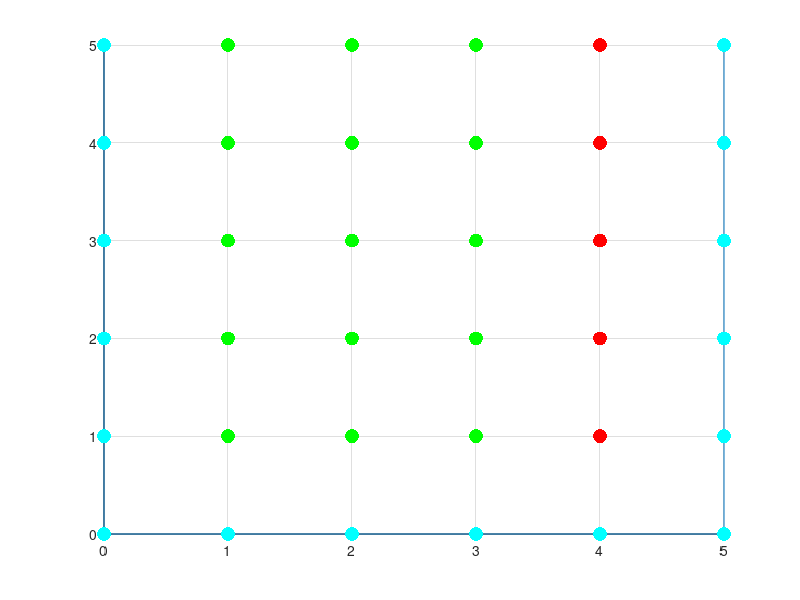

The MATLAB script that drew this image:
%%%%%%%%%%%%%%%%%%%%%%%%%%%%%%%%%%%%%%%%%%%%%%%%%%%%%%%%%%%%%%%%%%%%%%%%%%
%This code executes breadth first search.  This simulation is meant to
%mimick a robot navigating through a grid and planning a path around
%obstacles.  The user defines the obstacles, goal, and starting position.  
%This simulation is set up for a 5 x 5 grid that ranges from (0,0) to
%(5,5).  This code is written for Matlab 7.0.
%%%%%%%%%%%%%%%%%%%%%%%%%%%%%%%%%%%%%%%%%%%%%%%%%%%%%%%%%%%%%%%%%%%%%%%%%%

clear all
close all
clc

%%%   THIS IS WHERE THE OBSTACLES ARE DEFINED   %%%
% obstacles(1,:)=[2,4];
% obstacles(2,:)=[3,4];
% obstacles(3,:)=[4,2];
% obstacles(4,:)=[4,3];
% obstacles(5,:)=[4,4];
 
% obstacles(1,:)=[1,1];
% obstacles(2,:)=[1,2];
% obstacles(3,:)=[1,3];
% obstacles(4,:)=[2,1];
% obstacles(5,:)=[3,1];

obstacles(1,:)=[4,5];
obstacles(2,:)=[4,1];
obstacles(3,:)=[4,2];
obstacles(4,:)=[4,3];
obstacles(5,:)=[4,4];

%%%   THIS IS WHERE THE STARTING POSITION   %%%
%%%   AND GOAL LOCATION ARE DEFINED         %%%
startingPosition=[0,5];
goal=[5,5];

%Define the colors for plotting the results
obstacleColor=[1,0,0];  %red
nodeColor=[0,1,0];      %green
expandColor=[0,0,0];    %black
goalColor=[0,0,1];      %blue
pathColor=[0,1,1];      %cyan

%Plot the grid and obstacles
scatter(obstacles(:,1),obstacles(:,2),100,obstacleColor,'filled');
grid ;
axis([0 5 0 5]);
hold on;

%Plot the goal position
scatter(goal(1,1),goal(1,2),100,goalColor,'filled');

%Initialize variables
fringeCount=1;  %Used for stepping through the fringe set (keeps track of the current node in the fringe set)
tempCount=1;    %Used for expanding the fringe set (keeps track of the end of the fringe set)

%Initialize the fringe set.  the structure is: 
%fringe(xPosition, yPosition, parentNode)
fringe(fringeCount,:)=[startingPosition,fringeCount];

%This loop executes until the goal is found
while (~((fringe(fringeCount,1)==goal(1,1)) & (fringe(fringeCount,2)==goal(1,2))))
    
    %Plot the current node
    scatter(fringe(fringeCount,1),fringe(fringeCount,2),100,nodeColor,'filled');
    
    %Expand the fringe set to the left, right, top and bottom of the current node
    for x=-1:1
        for y=-1:1
            %This is a simple test to ensure that the fringe set isn't
            %expanded diagonally as the robot can not move diagonally
            if (x*y==0)
                
                %'failsTest' is used to determine when a node can not be
                %expanded because it is outside the grid, on an obstacle,
                %or it has already been expanded.
                failsTest=0;
                %'tempNode' is the current node that is trying to be
                %expanded
                tempNode=[fringe(fringeCount,1)+x,fringe(fringeCount,2)+y, fringeCount];

                %Test to see if the node is outside grid
                if ( (tempNode(1,1)<0) | (tempNode(1,2)<0) ) | ( (tempNode(1,1)>5) | (tempNode(1,2)>5) )
                    failsTest=failsTest+1;
                end

                %If it did not fail the first test, test to see if node is
                %already in fringe set.
                if (failsTest<1)
                    for i=1:size(fringe,1)
                        if (tempNode(1,1)==fringe(i,1)) & (tempNode(1,2)==fringe(i,2))
                            failsTest=failsTest+1;
                        end
                    end
                end

                %If it did not fail the other tests, test to see if node is
                %an obstacle
                if (failsTest<1)
                    for i=1:size(obstacles,1)
                        if (tempNode(1,1)==obstacles(i,1))&(tempNode(1,2)==obstacles(i,2))
                            failsTest=failsTest+1;
                        end
                    end
                end

                %If it doesn't fail any tests, add to end of fringe set.
                %In breadth first search, nodes are removed from the end of
                %the fring set, so to make things easy we add new nodes to
                %the end.
                if (failsTest<1)
                    fringe(fringeCount+tempCount,:)=tempNode;
                    scatter(tempNode(1,1),tempNode(1,2),100,expandColor,'filled');
                    tempCount=tempCount+1;
                end
            end
        end
    end
    
    %Increment to the next node.  When you increment, you must also
    %decrement tempCount since it is defined as a position in the fringe
    %set relative to fringeCount
    fringeCount=fringeCount+1;
    tempCount=tempCount-1;
    pause(.1);
end

%Initialize a counter
i=1;

%Trace back through the parent nodes to receover the path
while ~(fringeCount==1)
    path(i,:)=[fringe(fringeCount,1),fringe(fringeCount,2)];
    fringeCount=fringe(fringeCount,3);
    i=i+1;
end

%Add the start position to the path
path(i,:)=startingPosition;

%Plot the path
plot(path(:,1),path(:,2));
scatter(path(:,1),path(:,2),100,pathColor,'filled');